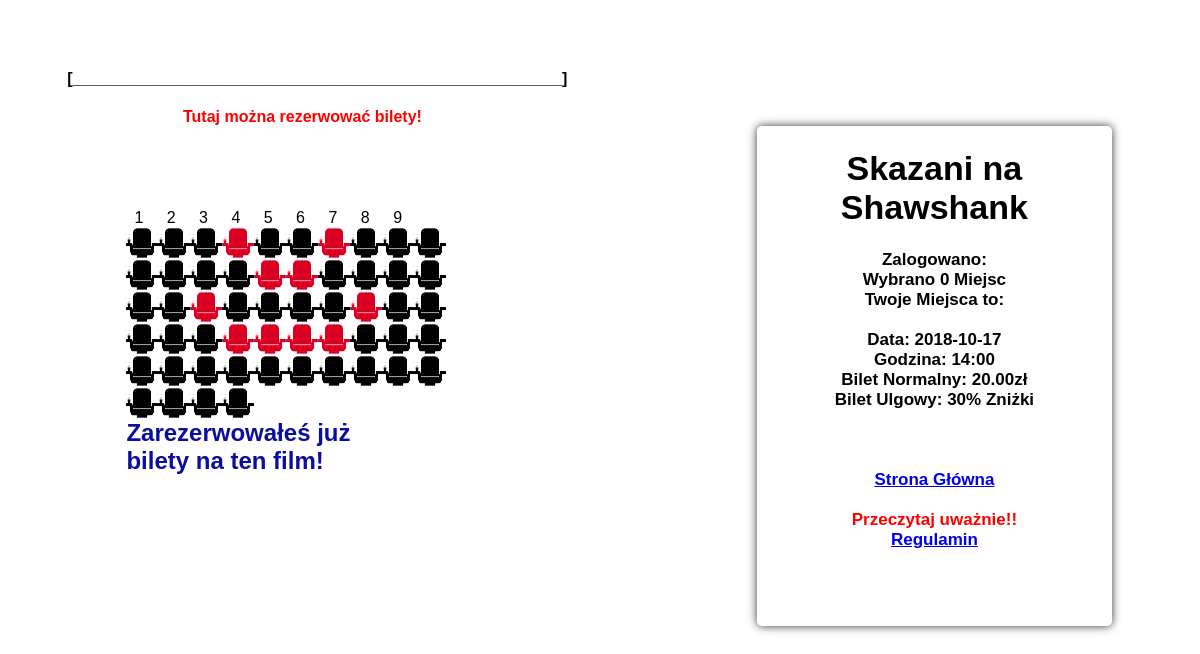
The app's page /sala_kinowa.php?n2=1 with its own data.
### tables this page shows
CREATE TABLE IF NOT EXISTS `bilety` (
  `Id_Biletu` int(11) NOT NULL AUTO_INCREMENT,
  `Id_Seansu` int(11) NOT NULL,
  `Id_Klienta` int(11) NOT NULL,
  `Value` decimal(9,2) NOT NULL,
  `Value2` varchar(15) NOT NULL,
  PRIMARY KEY (`Id_Biletu`),
  KEY `Id_Seansu` (`Id_Seansu`),
  KEY `Id_Biletu` (`Id_Biletu`),
  KEY `Id_Klienta` (`Id_Klienta`)
);

CREATE TABLE IF NOT EXISTS `filmy` (
  `Id_Filmu` int(11) NOT NULL AUTO_INCREMENT,
  `Tytul` varchar(30) NOT NULL,
  `Reżyser` varchar(30) NOT NULL,
  `Rok_Produkcji` varchar(4) NOT NULL,
  `Czas_Trwania` varchar(10) NOT NULL,
  `Opis` varchar(150) NOT NULL,
  `Pic` text NOT NULL,
  `Pic2` text NOT NULL,
  PRIMARY KEY (`Id_Filmu`)
);

CREATE TABLE IF NOT EXISTS `seanse` (
  `Id_Seansu` int(11) NOT NULL AUTO_INCREMENT,
  `Id_Filmu` int(11) NOT NULL,
  `Id_Sali` int(11) NOT NULL,
  `Dzień1` date NOT NULL,
  `Godzina_Rozpoczecia1` varchar(10) NOT NULL,
  PRIMARY KEY (`Id_Seansu`),
  KEY `Id_Filmu` (`Id_Filmu`),
  KEY `Id_Sali` (`Id_Sali`)
);

### sala_kinowa.php (the view, shortened to what this page needs)
<html>
<head>
<link rel="stylesheet" type="text/css" href="css/sala.css">
</head>
<body>
<div class="ekran">
<b>[_______________________________________________________]</b>
</div>
<?php
$id = $_GET['n2'];
$miejsca=$_POST['akceptuj'];
$name = ($_SESSION['logowanie']);
$dupa=count($miejsca);
	if ($db=lacz() )
	{
$ilosc = count($miejsca);
$k = 20;
$cena = $ilosc*$k;
$zapytanie3 = "select tytul from filmy where id_filmu = $id ;";
$wynik3 = $db->query($zapytanie3);
	if ($wynik3->num_rows )
	{
	     while($rekord3 = $wynik3->fetch_object() )
		 {
	     $tytul=$rekord3 -> tytul ;
	     }
	}
         $pyk='miejscaifilm'.$id;
	     $danee=$tytul.". [ Twoje Miejsca: ".$tresc_zapytania." ]   [ Cena biletów:  ".$cena."zł ]. ";
	if (!empty($tresc_zapytania)&& $dupa <'5' )
	{
	     $zapytanie2 = "UPDATE klienci SET  $pyk = '$danee'   where login= '$name' ;";
	     $wynik2 = $db->query($zapytanie2);
	}
	else
	{
		echo "<div class='info'><b>Tutaj można rezerwować bilety!</b> </div>";
	}
	    $zapytanie1 = "Select * From Sale where id_seansu = $id  ;";
	    $wynik1 = $db->query($zapytanie1);
	if ($wynik1->num_rows )
	{
	     while($rekord1 = $wynik1->fetch_object() )
		 {
    $tablica[1] = $rekord1 -> A1;  $tablica[2] = $rekord1 -> A2;  $tablica[3] = $rekord1 -> A3;  $tablica[4] = $rekord1 -> A4;
	$tablica[5] = $rekord1 -> A5;  $tablica[6] = $rekord1 -> A6;  $tablica[7] = $rekord1 -> A7;  $tablica[8] = $rekord1 -> A8;
	$tablica[9] = $rekord1 -> A9;  $tablica[10] = $rekord1 -> A10;  $tablica[11] = $rekord1 -> A11;  $tablica[12] = $rekord1 -> A12;
	$tablica[13] = $rekord1 -> A13;  $tablica[14] = $rekord1 -> A14;  $tablica[15] = $rekord1 -> A15;  $tablica[16] = $rekord1 -> A16;
	$tablica[17] = $rekord1 -> A17;  $tablica[18] = $rekord1 -> A18;  $tablica[19] = $rekord1 -> A19;  $tablica[20] = $rekord1 -> A20;
	$tablica[21] = $rekord1 -> A21;  $tablica[22] = $rekord1 -> A22;  $tablica[23] = $rekord1 -> A23;  $tablica[24] = $rekord1 -> A24;
	$tablica[25] = $rekord1 -> A25;  $tablica[26] = $rekord1 -> A26;  $tablica[27] = $rekord1 -> A27;  $tablica[28] = $rekord1 -> A28;
	$tablica[29] = $rekord1 -> A29;  $tablica[30] = $rekord1 -> A30;  $tablica[31] = $rekord1 -> A31;  $tablica[32] = $rekord1 -> A32;
	$tablica[33] = $rekord1 -> A33;  $tablica[34] = $rekord1 -> A34;  $tablica[35] = $rekord1 -> A35;  $tablica[36] = $rekord1 -> A36;
	$tablica[37] = $rekord1 -> A37;  $tablica[38] = $rekord1 -> A38;  $tablica[39] = $rekord1 -> A39;  $tablica[40] = $rekord1 -> A40;
	$tablica[41] = $rekord1 -> A41;  $tablica[42] = $rekord1 -> A42;  $tablica[43] = $rekord1 -> A43;  $tablica[44] = $rekord1 -> A44;
	$tablica[45] = $rekord1 -> A45;  $tablica[46] = $rekord1 -> A46;  $tablica[47] = $rekord1 -> A47;  $tablica[48] = $rekord1 -> A48;
	$tablica[49] = $rekord1 -> A49;  $tablica[51] = $rekord1 -> A51;  $tablica[52] = $rekord1 -> A52;  $tablica[53] = $rekord1 -> A53;
	$tablica[54] = $rekord1 -> A54;
	     }
	}
	}
	else
	{
			echo "dupa";
	}
?>
     <div class="rzadA">
     <form action="" method="POST">
     <div class="numbers"> 1 2 3 4 5 6 7 8 9 </div>
<?php
for ( $x = 1 ; $x <= 54 ; $x++ )
{
	 $a++;
	 $dupa='A'.$a;
	echo"<div class='position'>";
	 if($tablica[$a]==1){echo "<div class='siedzeniez'>";} else {echo "<div class='siedzenie'>";} if($tablica[$a]==0)echo"<label for=$dupa > </label>";echo"  </div>";
	echo"</div>";
}
if ($db=lacz())
{
	 $zapytanie5 = "Select $pyk from klienci where login = '$name';";
	 $wynik5 = $db->query($zapytanie5);
if ($wynik5->num_rows )
{
	 while($rekord5 = $wynik5->fetch_object() )
	 {
		 $spr = $rekord5 -> $pyk ;
     }
}
}
if(empty($spr))
{
     echo "<p><h2><font color='magneta'> Potwierdzenie.zapoznania się z regulaminem!</h2> </p>
     <b>Zaznacz:</b></font>  <input type='checkbox' id='myCheck'  onclick='myFunction()'>
     <p id='text' style='display:none'><Input type='Submit' value=  'ZAREZERWUJ BILETY!' ></p> ";
}
else
{
	 echo "</br></br> </br> <h2><font color='magneta'> Zarezerwowałeś już bilety na ten film! </font> </h2>";
}
?>
     </form>
     </div>
<?php
	 if ($db=lacz())
	 {
	     $zapytanie = "Select b.value ,b.value2, s.Dzień1 , s.Godzina_Rozpoczecia1, f.tytul from bilety as b
	     INNER JOIN Seanse as s ON s.Id_Seansu = b.Id_Seansu
	     INNER JOIN filmy as f ON f.id_Filmu = s.Id_Filmu where s. Id_Filmu=$id;";
	 $wynik = $db->query($zapytanie);
	if ($wynik->num_rows )
	{
	     while($rekord = $wynik->fetch_object() )
		 {
	 echo " <div class='box'> <p> <a> <center> " ;
     echo "<b><h1>";
     $tytul=$rekord -> tytul ;
     echo $tytul;
     echo "</h1> Zalogowano: ";
     echo "</br> Wybrano ";
     echo count($miejsca);
     echo " Miejsc </br>";
     echo "Twoje Miejsca to: ";
	 echo" </br></a> Data: ";
	 echo $rekord -> Dzień1;
	 echo "<b></br> Godzina:  ";
	 echo $rekord -> Godzina_Rozpoczecia1;
	 echo "</b>  ";
	 echo "</br> Bilet Normalny: ";
	 echo $rekord -> value;
	 echo "zł </br> Bilet Ulgowy: ";
	 echo $rekord -> value2;
	 echo"<a href='index.php'>Strona Główna</a></br></br>";
	 echo "<font color='red'> Przeczytaj uważnie!! </font></br>";
	 echo"<a href='regulamin.php'>Regulamin</a>";
	 echo "</div>";
	 }
	 }
	}
?>
</body>
</html>

### css/sala.css (style rules this page uses)
body { font-family:arial; }
.position { width:325px; }
.box { height: 500px; width: 30%; border-radius: 5px; box-shadow: 0 0 10px rgba(0, 0, 0, 0.8); background-color:white; float:right; margin-right:80px; font-size: 17px; overflow: hidden; }
.numbers { letter-spacing:9.5px; margin-left:8px; width:300px; }
.siedzenie { background:url('../pic/chair.png') no-repeat; width:32px; height:32px; float:left; }
.siedzeniez { background:url('../pic/chair2.png') no-repeat; width:32px; height:32px; float:left; }
input[type=checkbox] + label { background:url('../pic/chair.png') no-repeat; width:32px; height:32px; display: inline; float:left; }
.rzadA { float:left; width:22%; margin-left:10%; margin-top:7%; }
.ekran { margin-top:70px; margin-left:5%; }
.info { margin-top:20px; margin-left:175px; color:red; }

### records on screen
bilety: filmy.Tytul "Skazani na Shawshank", Id_Seansu.Dzień1 "2018-10-17", Id_Seansu.Godzina_Rozpoczecia1 "14:00", Value "20.00", Value2 "30% Zniżki"
